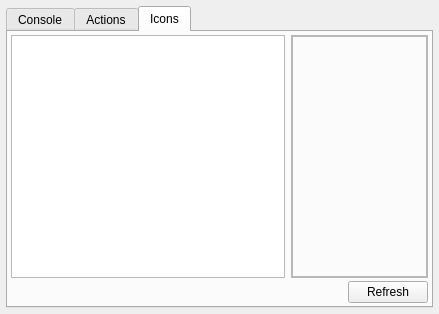
<?xml version="1.0" encoding="UTF-8"?>
<ui version="4.0">
 <class>DebugWindow</class>
 <widget class="QWidget" name="DebugWindow">
  <property name="geometry">
   <rect>
    <x>0</x>
    <y>0</y>
    <width>439</width>
    <height>314</height>
   </rect>
  </property>
  <property name="windowTitle">
   <string>Debug console</string>
  </property>
  <property name="windowIcon">
   <iconset resource="../../../res/res.qrc">
    <normaloff>:/icons/console.ico</normaloff>:/icons/console.ico</iconset>
  </property>
  <layout class="QGridLayout" name="gridLayout">
   <property name="margin">
    <number>6</number>
   </property>
   <item row="0" column="0">
    <widget class="QTabWidget" name="tabWidget">
     <property name="currentIndex">
      <number>2</number>
     </property>
     <widget class="QWidget" name="logTab">
      <attribute name="title">
       <string>Console</string>
      </attribute>
      <layout class="QVBoxLayout" name="verticalLayout">
       <property name="margin">
        <number>3</number>
       </property>
       <item>
        <widget class="QFrame" name="frame">
         <property name="frameShape">
          <enum>QFrame::StyledPanel</enum>
         </property>
         <property name="frameShadow">
          <enum>QFrame::Sunken</enum>
         </property>
         <layout class="QGridLayout" name="consoleGridLayout">
          <property name="margin">
           <number>0</number>
          </property>
         </layout>
        </widget>
       </item>
       <item>
        <layout class="QHBoxLayout" name="horizontalLayout2">
         <item>
          <widget class="QLineEdit" name="commandEdit"/>
         </item>
         <item>
          <widget class="QPushButton" name="execButton">
           <property name="text">
            <string>Execute</string>
           </property>
          </widget>
         </item>
        </layout>
       </item>
      </layout>
     </widget>
     <widget class="QWidget" name="actionsTab">
      <attribute name="title">
       <string>Actions</string>
      </attribute>
      <layout class="QGridLayout">
       <property name="verticalSpacing">
        <number>3</number>
       </property>
       <property name="margin">
        <number>3</number>
       </property>
       <item row="0" column="0">
        <widget class="QTreeWidget" name="actionsWidget">
         <attribute name="headerVisible">
          <bool>false</bool>
         </attribute>
         <column>
          <property name="text">
           <string notr="true"/>
          </property>
         </column>
        </widget>
       </item>
       <item row="1" column="0">
        <layout class="QHBoxLayout" name="horizontalLayout">
         <item>
          <spacer name="horizontalSpacer">
           <property name="orientation">
            <enum>Qt::Horizontal</enum>
           </property>
           <property name="sizeHint" stdset="0">
            <size>
             <width>40</width>
             <height>20</height>
            </size>
           </property>
          </spacer>
         </item>
         <item>
          <widget class="QPushButton" name="refreshActionsButton">
           <property name="text">
            <string>Refresh</string>
           </property>
          </widget>
         </item>
        </layout>
       </item>
      </layout>
     </widget>
     <widget class="QWidget" name="iconsTab">
      <attribute name="title">
       <string>Icons</string>
      </attribute>
      <layout class="QGridLayout" name="gridLayout2">
       <property name="verticalSpacing">
        <number>3</number>
       </property>
       <property name="margin">
        <number>3</number>
       </property>
       <item row="0" column="0">
        <widget class="QTreeWidget" name="iconsWidget">
         <property name="sizePolicy">
          <sizepolicy hsizetype="Expanding" vsizetype="Expanding">
           <horstretch>2</horstretch>
           <verstretch>0</verstretch>
          </sizepolicy>
         </property>
         <attribute name="headerVisible">
          <bool>false</bool>
         </attribute>
         <column>
          <property name="text">
           <string notr="true"/>
          </property>
         </column>
        </widget>
       </item>
       <item row="1" column="0" colspan="2">
        <layout class="QHBoxLayout" name="horizontalLayout3">
         <item>
          <spacer name="horizontalSpacer_2">
           <property name="orientation">
            <enum>Qt::Horizontal</enum>
           </property>
           <property name="sizeHint" stdset="0">
            <size>
             <width>40</width>
             <height>20</height>
            </size>
           </property>
          </spacer>
         </item>
         <item>
          <widget class="QPushButton" name="refreshIconsButton">
           <property name="text">
            <string>Refresh</string>
           </property>
          </widget>
         </item>
        </layout>
       </item>
       <item row="0" column="1">
        <widget class="QFrame" name="iconPreviewFrame">
         <property name="sizePolicy">
          <sizepolicy hsizetype="Preferred" vsizetype="Preferred">
           <horstretch>1</horstretch>
           <verstretch>0</verstretch>
          </sizepolicy>
         </property>
         <property name="frameShape">
          <enum>QFrame::StyledPanel</enum>
         </property>
         <property name="frameShadow">
          <enum>QFrame::Raised</enum>
         </property>
         <layout class="QGridLayout" name="gridLayout3">
          <property name="margin">
           <number>0</number>
          </property>
          <item row="0" column="0">
           <widget class="QLabel" name="iconPreviewLabel">
            <property name="frameShape">
             <enum>QFrame::StyledPanel</enum>
            </property>
            <property name="frameShadow">
             <enum>QFrame::Plain</enum>
            </property>
            <property name="text">
             <string/>
            </property>
            <property name="alignment">
             <set>Qt::AlignCenter</set>
            </property>
           </widget>
          </item>
         </layout>
        </widget>
       </item>
      </layout>
     </widget>
    </widget>
   </item>
  </layout>
 </widget>
 <resources>
  <include location="../../../res/res.qrc"/>
 </resources>
 <connections/>
</ui>
